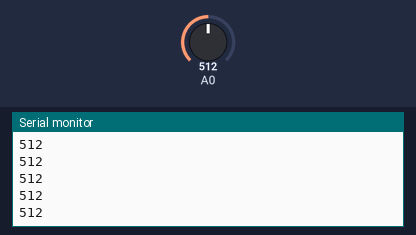
Bench run of a sketch on a simulated Arduino Uno, built with avr-gcc and run on an emulated ATmega328P. Shown: the last lines printed to the serial monitor. The test bench sets the inputs (shaded band); at power-on: A0 = 512.

Above: at 1.2 s.
1.3 s: A0 set to 716
At 2.2 s:
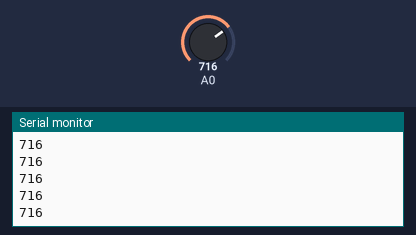
2.8 s: A0 set to 900
At 3.6 s:
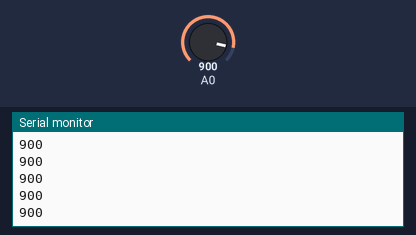
Timing chart, 0 to 5.8 s (numbered marks = the images above; inputs shaded):
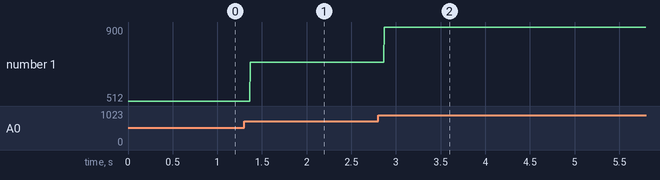

The sketch:

IR_test.ino
```cpp
int IRSensor = 2; // connect ir sensor to arduino pin 2
int LED = 13; // conect Led to arduino pin 13


void setup()
{
  Serial.begin(9600);
}

void loop()
{
  Serial.println(analogRead(A0));
}
```

Measured:
- after the input at 1.3 s, the serial monitor: prints a new line after 0.07 s (image 1)
- after the input at 2.8 s, the serial monitor: prints a new line after 0.07 s (image 2)
- plotted number 1: 512 → 716 after the input at 1.3 s, 716 → 900 after the input at 2.8 s
